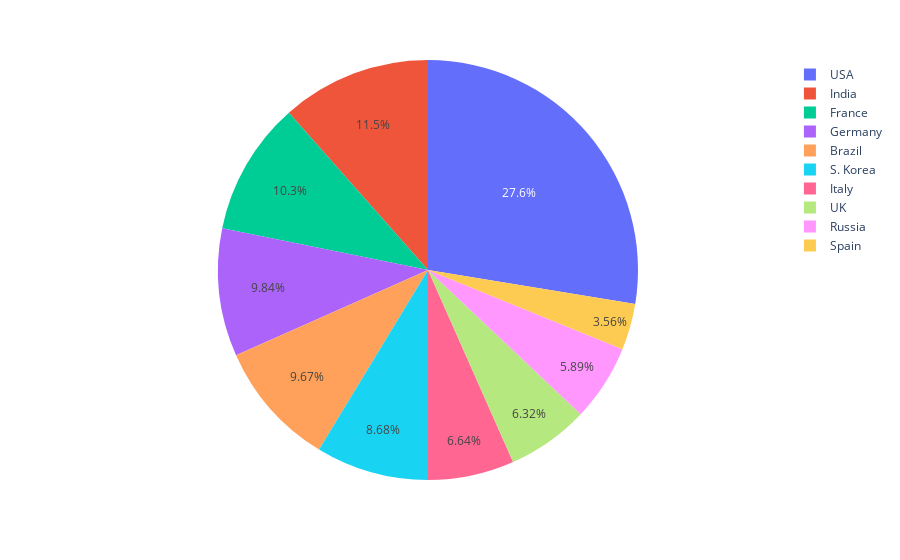

Write notebook code for a chart like this one.
### Code cell
import plotly.express as px
fig = px.pie(df, values='TotalCases', names='Country,Other')
fig.show()

### Figure 1 — Plotly figure (JSON) as saved in the notebook; plotly's stock layout.template omitted (floating-point values rounded to 4 significant figures)
{"data": [{"domain": {"x": [0, 1], "y": [0, 1]}, "hovertemplate": "Country,Other=%{label}<br>TotalCases=%{value}<extra></extra>", "labels": ["USA", "India", "France", "Germany", "Brazil", "S. Korea", "Italy", "UK", "Russia", "Spain"], "legendgroup": "", "name": "", "showlegend": true, "type": "pie", "values": [107740749, 44996335, 40138560, 38428685, 37750389, 33897537, 25924308, 24656914, 22983150, 13914811]}], "layout": {"legend": {"tracegroupgap": 0}, "margin": {"t": 60}}}
